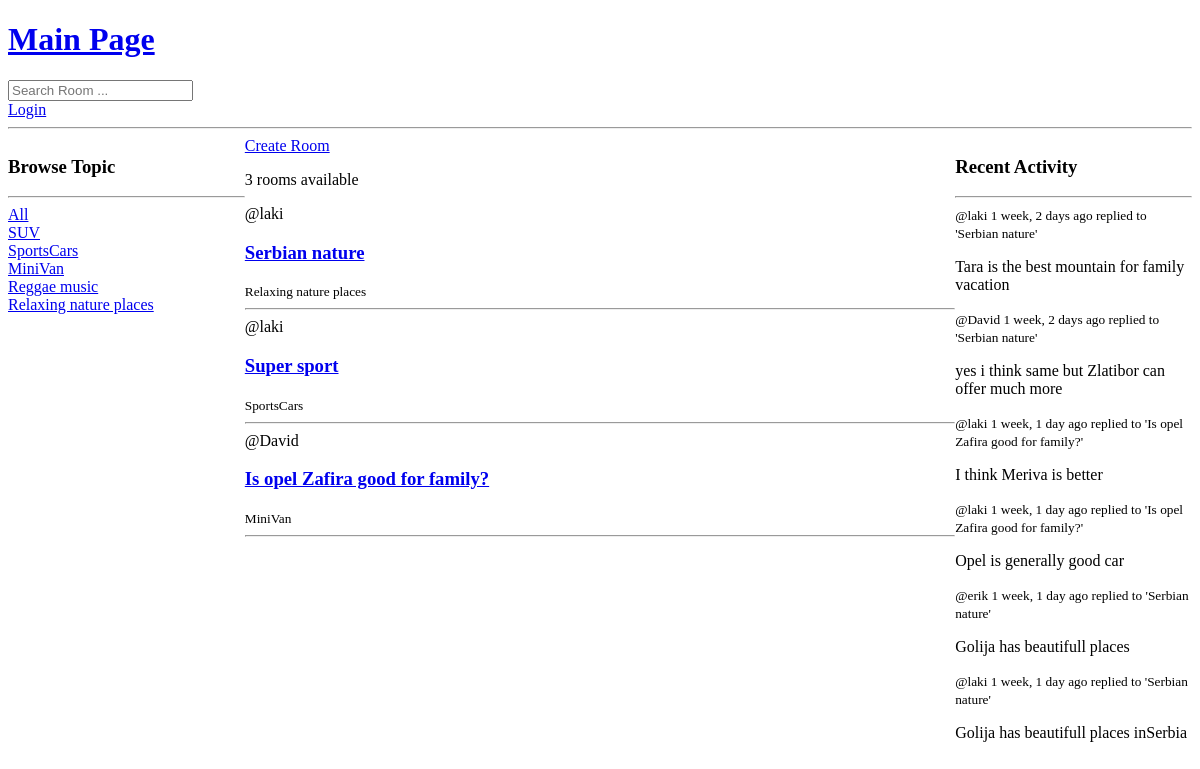
Before: / with the older database file.
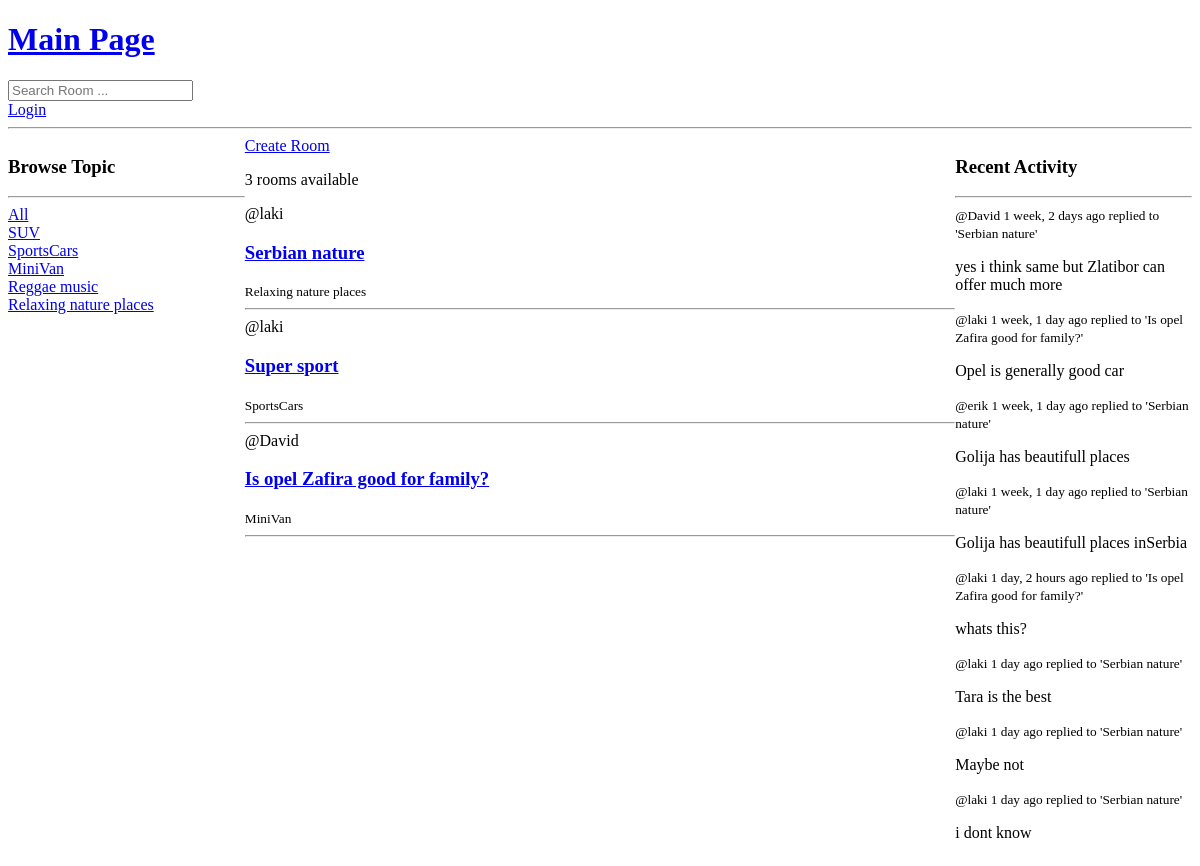
After: the same page with the newer database file.
### base/models.py (models this page shows, shortened)
class Topic(models.Model):
    name = models.CharField(max_length=200)

class Room(models.Model):
    host =models.ForeignKey(User,on_delete=models.SET_NULL, null=True)  #person who write post
    topic = models.ForeignKey(Topic, on_delete=models.SET_NULL, null=True)
    name = models.CharField(max_length=200)
    description = models.TextField(blank=True, null=True)
    participants =models.ManyToManyField(User , related_name="participants", blank=True)
    created = models.DateTimeField(auto_now_add=True)
    updated = models.DateTimeField(auto_now=True)
    def __str__(self):
            return str(self.name)
    class Meta:
        ordering = ['-updated', '-created'] #when we put minus sign in front of order field it means orders were be descending (from the newest to the oldest)

class Message(models.Model):
    user = models.ForeignKey(User, on_delete=models.CASCADE)
    room = models.ForeignKey(Room, on_delete=models.CASCADE)
    body = models.TextField(max_length=500)
    created = models.DateTimeField(auto_now_add=True)
    updated = models.DateTimeField(auto_now=True)
    class Meta:
        ordering = ['updated', '-created']
    def __str__(self):
        return self.body[:50]

### base/views.py (the view)
# urls.py: path('', views.home, name='home'),
def home(request):
    q = request.GET.get('q') if request.GET.get('q') else ''
    rooms = Room.objects.filter(
        Q(topic__name__icontains=q) | Q(name__icontains=q))
    topics = Topic.objects.all()
    rooms_count = rooms.count()
    room_messages = Message.objects.filter(Q(room__topic__name__icontains=q))
    context = {
        'rooms': rooms,
        'topics': topics,
        'rooms_count': rooms_count,
        'room_messages': room_messages,
    }
    return render(request, 'home.html', context)

### templates/home.html (shortened to what this page needs)
{% extends 'main.html' %}
{% block content %}
<div class="home-container">
    <div>
        {% include 'topics_component.html' %}
    </div>
    <div>
        <a href="{% url 'create-room'  %}">Create Room</a>
        <div>
            {% if rooms_count == 1 %}
            <p>{{ rooms_count }} room available</p>
            {% else %}
            <p>{{ rooms_count }} rooms available</p>
            {% endif %}
            {% for room in rooms %}
            <div>
                {% include 'feed_component.html' %}
            </div>
            {% endfor %}
        </div>
    </div>
    <div>
        {% include 'activity_component.html' %}
    </div>
</div>
{% endblock content %}

### templates/main.html (shortened to what this page needs)
<!DOCTYPE html>
<html>
<head>
</head>
<body>
    {% include 'navbar.html' %}
    {% block content %}
    {% endblock %}
</body>
</html>

### templates/navbar.html
<a href='/'>
    <h1>Main Page</h1>
</a>
<form method="get" action="{% url 'home' %}">
    <input type="text" name='q' placeholder="Search Room ..." />
</form>
{% if request.user.is_authenticated %}
    <p>Hello {{ request.user }} </p>
    <a href="{% url 'logout' %}">Logout</a>
{% else %}
    <a href="{% url 'login' %}">Login</a>
{% endif %}
<hr>

### templates/topics_component.html
<h3> Browse Topic</h3>
        <hr>
        <div>
            <a href="{% url 'home' %}">All</a>
        </div>
        {% for topic in topics %}
        <div>
            <a href="{% url 'home' %}?q={{ topic.name }}">{{ topic.name }}</a>
        </div>
        {% endfor %}

### templates/feed_component.html
{% if request.user == room.host %}
    <a href="{% url 'delete-room' room.id %}">Delete</a>
    <a href="{% url 'update-room' room.id %}">Edit</a>
    <h3> <a href="{% url 'room' room.id %}">{{room.name}}</a></h3>
    <span>@{{room.host.username}}</span>
{% else %}
    <span>@{{room.host.username}}</span>
    <h3> <a href="{% url 'room' room.id %}">{{room.name}}</a></h3>
    <small>{{room.topic.name}}</small>
{% endif %}
<hr>

### templates/activity_component.html (shortened to what this page needs)
<h3>Recent Activity</h3>
<hr>
{% for message in room_messages %}
    <div>
        <small>@{{ message.user }} {{ message.created | timesince }} ago </small>
        <small> replied to '{{ message.room }}' </small>
        <p>{{ message }}</p>
    </div>
{% endfor %}

### templates/home.html (style rules this page uses)
.home-container { display: grid; grid-template-columns: 1fr 3fr 1fr; }

Changed rows visible on the page:
removed Message: user "laki", created "1 week, 2 days", room "Serbian nature", body "Tara is the best mountain for family vacation"
removed Message: user "laki", created "1 week, 1 day", room "Is opel Zafira good for family?", body "I think Meriva is better"
added Message: user "laki", created "1 day, 2 hours", room "Is opel Zafira good for family?", body "whats this?"
added Message: user "laki", created "1 day", room "Serbian nature", body "Tara is the best"
added Message: user "laki", created "1 day", room "Serbian nature", body "Maybe not"
added Message: user "laki", created "1 day", room "Serbian nature", body "i dont know"
